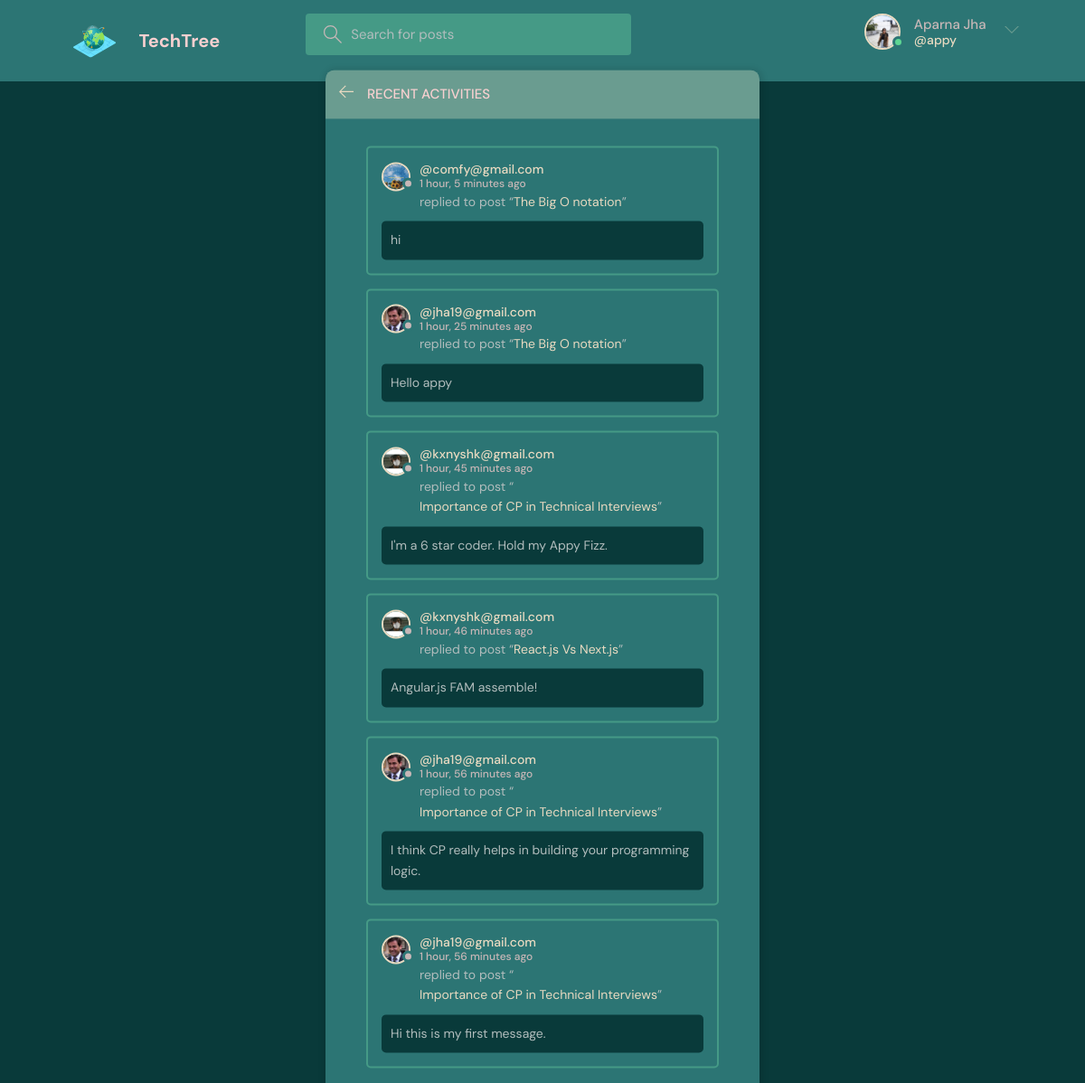
Screenshot of /activity/ (signed in) with the database file from the repository.
### base/models.py (models this page shows, shortened)
class User(AbstractUser):
    name = models.CharField(max_length=200, null=True)
    email = models.EmailField(unique=True, null=True)
    bio = models.TextField(null=True)
    avatar = models.ImageField(null=True, default="avatar.svg")
    USERNAME_FIELD = 'email'
    REQUIRED_FIELDS = ['username']

class Message(models.Model):
    user = models.ForeignKey(User, on_delete=models.CASCADE)
    room = models.ForeignKey(Room, on_delete=models.CASCADE)
    body = models.TextField()
    updated = models.DateTimeField(auto_now=True)
    created = models.DateTimeField(auto_now_add=True)
    class Meta:
        ordering = ['-updated', '-created']

class Room(models.Model):
    host = models.ForeignKey(User, on_delete=models.SET_NULL, null=True)
    topic = models.ForeignKey(Topic, on_delete=models.SET_NULL, null=True)
    name = models.CharField(max_length=200)
    description = models.TextField(null=True, blank=True)
    participants = models.ManyToManyField(
        User, related_name='participants', blank=True)
    updated = models.DateTimeField(auto_now=True)
    created = models.DateTimeField(auto_now_add=True)
    class Meta:
        ordering = ['-updated', '-created']
    def __str__(self):
        return self.name

### base/views.py (the view)
# urls.py: path('activity/', views.activityPage, name="activity"),
def activityPage(request):
    room_messages = Message.objects.all()
    return render(request, 'base/activity.html', {'room_messages': room_messages})

### base/templates/base/activity.html (shortened to what this page needs)
{% extends 'main.html' %}
{% block content %}
<main class="layout">
  <div class="container">
    <div class="layout__box">
      <div class="layout__boxHeader">
        <div class="layout__boxTitle">
          <a href="{% url 'home' %}">
            <svg version="1.1" xmlns="http://www.w3.org/2000/svg" width="32" height="32" viewBox="0 0 32 32">
              <title>arrow-left</title>
              <path
                d="M13.723 2.286l-13.723 13.714 13.719 13.714 1.616-1.611-10.96-10.96h27.625v-2.286h-27.625l10.965-10.965-1.616-1.607z">
              </path>
              </path>
            </svg>
          </a>
          <h3>Recent Activities</h3>
        </div>
      </div>
      <div class="activities-page layout__body">
        {% for message in room_messages %}
        <div class="activities__box">
          <div class="activities__boxHeader roomListRoom__header">
            <a href="{% url 'user-profile' message.user.id %}" class="roomListRoom__author">
              <div class="avatar avatar--small">
                <img src="{{message.user.avatar.url}}" />
              </div>
              <p>
                @{{message.user}}
                <span>{{message.created|timesince}} ago</span>
              </p>
            </a>
          </div>
          <div class="activities__boxContent">
            <p>replied to post “<a href="{% url 'room' message.room.id %}">{{message.room}}</a>”</p>
            <div class="activities__boxRoomContent">
              {{message.body}}
            </div>
          </div>
        </div>
        {% endfor %}
      </div>
    </div>
  </div>
</main>
{% endblock content %}

### templates/navbar.html (shortened to what this page needs)
{% load static %}
<header class="header header--loggedIn">
    <div class="container">
        <a href="{% url 'home' %}" class="header__logo">
            <img src="{% static 'images/world.svg' %}"/>
            <h1>TechTree</h1>
        </a>
        <form class="header__search" method="GET" action="{% url 'home' %}">
            <label>
                <input name="q" placeholder="Search for posts" />
            </label>
        </form>
        <nav class="header__menu">
            {% if request.user.is_authenticated %}
            <div class="header__user">
                <a href="{% url 'update-user' %}">
                    <div class="avatar avatar--medium active">
                        <img src="{{request.user.avatar.url}}" />
                    </div>
                    <p>{{request.user.name}} <span>@{{request.user.username}}</span></p>
                </a>
                <button class="dropdown-button">
                    <svg version="1.1" xmlns="http://www.w3.org/2000/svg" width="32" height="32" viewBox="0 0 32 32">
                        <title>chevron-down</title>
                        <path d="M16 21l-13-13h-3l16 16 16-16h-3l-13 13z"></path>
                    </svg>
                </button>
            </div>
            {% else %}
            <a href="{% url 'login' %}">
                <img src="{% static 'images/avatar.svg' %}" />
                <p>Login</p>
            </a>
            {% endif %}
        </nav>
    </div>
</header>

### rows the page displays
User: user.avatar (picture), user.name "Aparna Jha", user.username "appy"
Message: user.avatar (picture), user "comfy@gmail.com", created "1 hour, 5 minutes", room "The Big O notation", body "hi"
Message: user.avatar (picture), user "jha19@gmail.com", created "1 hour, 25 minutes", room "The Big O notation", body "Hello appy"
Message: user.avatar (picture), user "kxnyshk@gmail.com", created "1 hour, 45 minutes", room "Importance of CP in Technical Interviews", body "I'm a 6 star coder. Hold my Appy Fizz."
Message: user.avatar (picture), user "kxnyshk@gmail.com", created "1 hour, 46 minutes", room "React.js Vs Next.js", body "Angular.js FAM assemble!"
Message: user.avatar (picture), user "jha19@gmail.com", created "1 hour, 56 minutes", room "Importance of CP in Technical Interviews", body "I think CP really helps in building your programming logic."
Message: user.avatar (picture), user "jha19@gmail.com", created "1 hour, 56 minutes", room "Importance of CP in Technical Interviews", body "Hi this is my first message."
